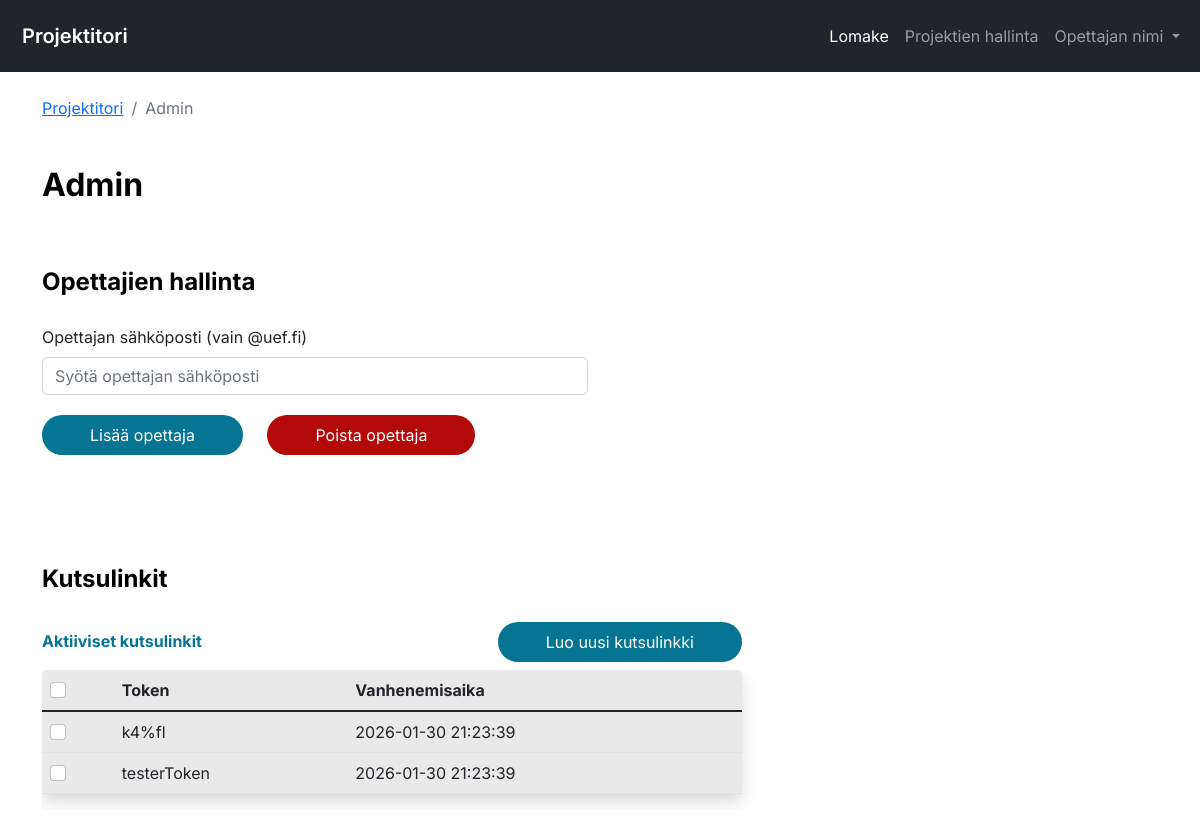
/frontend/admin_panel.php, run on the app's committed database.
### tables this page shows
CREATE TABLE IF NOT EXISTS INVITE_LINKS (
  TOKEN VARCHAR(45) NOT NULL
  , TOKEN_EXPIRY DATETIME NOT NULL
  , PRIMARY KEY (TOKEN)
  );

### src/frontend/admin_panel.php (the view, shortened to what this page needs)
<?php
$connection = connectToDatabase();
$sql = 'SELECT * FROM INVITE_LINKS ORDER BY TOKEN_EXPIRY DESC';
$result = mysqli_query($connection, $sql);
?>
<!DOCTYPE html>
<html lang="en">
<head>
    <link href="https://cdn.jsdelivr.net/npm/bootstrap@5.2.3/dist/css/bootstrap.min.css" rel="stylesheet">
    <link rel="stylesheet" href="../styles/styles_admin_panel.css">
</head>
<body>
    <nav class="navbar navbar-expand-lg navbar-dark bg-dark py-3 fw-semibold sticky-top">
        <div class="container-fluid">
            <a class="navbar-brand" href="uusi_main.php">Projektitori</a>
            <div class="collapse navbar-collapse" id="navbarSupportedContent">
                <ul class="navbar-nav ms-auto mb-2 mb-lg-0 fw-normal">
                    <li class="nav-item">
                        <a class="nav-link active" aria-current="page" href="uusi_lomake.php">Lomake</a>
                    </li>
                    <li class="nav-item">
                        <a class="nav-link" href="hallinta.php">Projektien hallinta</a>
                    </li>
                    <li class="nav-item dropdown">
                        <a class="nav-link dropdown-toggle" role="button" data-bs-toggle="dropdown" aria-expanded="false">
                            Opettajan nimi
                        </a>
                    </li>
                </ul>
            </div>
        </div>
    </nav>
    <div class="container mt-4">
        <nav aria-label="breadcrumb">
            <ol class="breadcrumb">
                <li class="breadcrumb-item"><a class="breadcrumb-ptori" href="uusi_main.php">Projektitori</a></li>
                <li class="breadcrumb-item active" aria-current="page">Admin</li>
            </ol>
        </nav>
        <h2 class="main_text mb-4">Admin</h2>
        <h4 class="valiotsikko">Opettajien hallinta</h4>
        <form action="/backend/admin_features.php" method="post" class="row g-4">
            <div class="col-md-6">
                <label for="teacherEmail" class="form-label">Opettajan sähköposti (vain @uef.fi)</label>
                <input type="text" class="form-control" name="teacher_email" id="teacherEmail" placeholder="Syötä opettajan sähköposti">
                <button class="btn-lisaa-opettaja px-5 py-2" id="addTeacher" name="add_teacher"> Lisää opettaja </button>
                <button class="btn-poista-opettaja px-5 py-2" id="deleteTeacher" name="delete_teacher"> Poista opettaja </button>
            </div>
        </form>
        <form action="/backend/admin_features.php" method="post">
            <h4 class="valiotsikko">Kutsulinkit</h4>
            <div class="button-div d-flex align-items-center justify-content-between w-100 mb-2">
                <h6 class="aktiiviset-kutsulinkit mb-0">Aktiiviset kutsulinkit</h6>
                <button class="btn-kutsulinkki px-5 py-2" id="luoKutsulinkki" name="luo_kutsulinkki" type="submit" onClick="alertUser()" value="Show alert Box">Luo uusi kutsulinkki</button>
            </div>
        </form>
        <form action="/backend/admin_features.php" method="post">
            <div class="table-responsive">
                <table class="table table-hover shadow">
                    <thead>
                        <tr>
                            <th scope="col"><input class='form-check-input' type="checkbox" id="select-all" /></th>
                            <th scope="col">Token</th>
                            <th scope="col">Vanhenemisaika</th>
                        </tr>
                    </thead>
                    <tbody class="table-group-divider">
                        <?php
                        while ($row = mysqli_fetch_assoc($result)): ?>
                            <tr>
                                <td>
                                    <input class='form-check-input row-checkbox'
                                        type='checkbox'
                                        name='selected_tokens[]'
                                        value='<?= htmlspecialchars($row['TOKEN']) ?>' />
                                </td>
                                <td><?= htmlspecialchars($row['TOKEN']) ?></td>
                                <td><?= htmlspecialchars($row['TOKEN_EXPIRY']) ?></td>
                            </tr>
                        <?php endwhile; ?>
                    </tbody>
                </table>
            </div>
        </form>
    </div>
</body>
</html>

### src/styles/styles_admin_panel.css (style rules this page uses)
body { font-family: 'Inter', Arial, sans-serif; padding-bottom: 100px; }
.navbar-brand { padding-left: 10px !important; }
h2 { font-weight: bold; color: black; padding-top: 30px; }
.table { background-color: rgb(233, 233, 233); border-radius: 5px; max-width: 700px; }
.valiotsikko { font-weight: bold; color: black; padding-top: 40px; padding-bottom: 20px; }
.btn-lisaa-opettaja { background-color: #067493; border-color: #067493; color: white; border-radius: 20px; border: none; margin-top: 20px; margin-right: 20px; margin-bottom: 70px; }
.btn-poista-opettaja { background-color: #b40909; border-color: #b40909; color: white; border-radius: 20px; border: none; margin-top: 20px; }
.btn-kutsulinkki { background-color: #067493; border-color: #067493; color: white; border-radius: 20px; border: none; }
.aktiiviset-kutsulinkit { color: #067493; font-weight: bold; }
.button-div { max-width: 700px; }

### data on the page
invite_links: TOKEN "k4%fl", TOKEN_EXPIRY "2026-01-30 21:23:39"
invite_links: TOKEN "testerToken", TOKEN_EXPIRY "2026-01-30 21:23:39"
